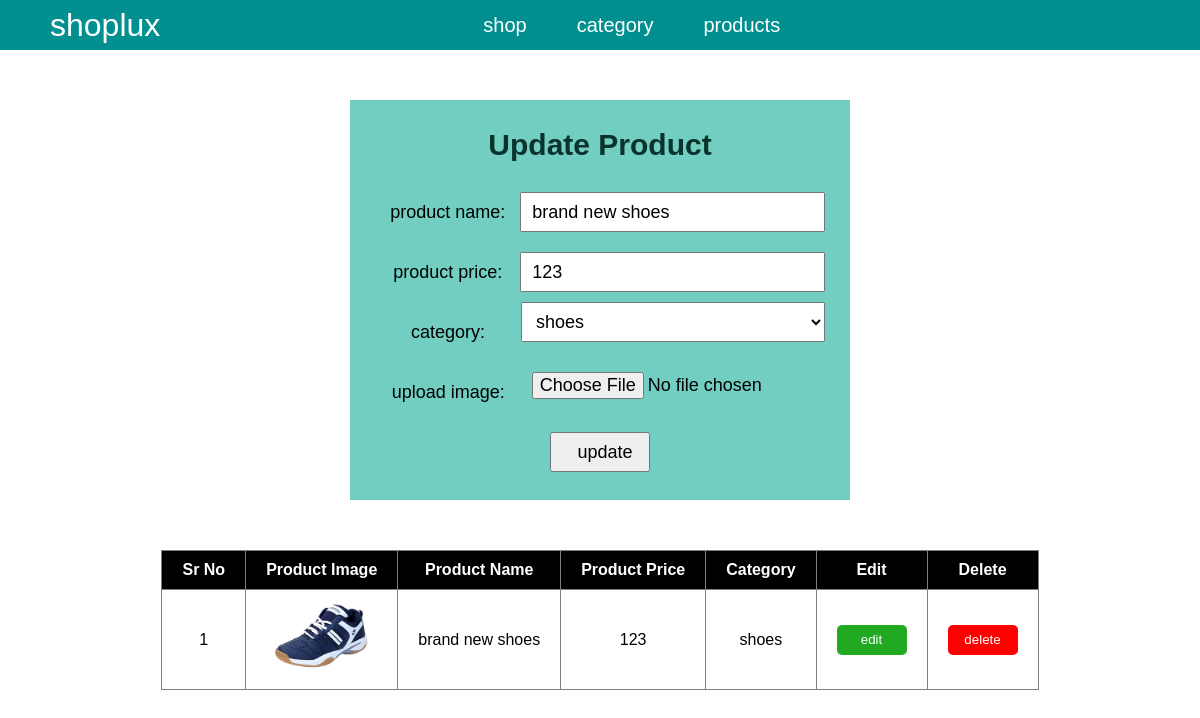
Page /admin/productPage/product.php?pd_id=25 (signed in) on the committed database.
### tables this page shows
CREATE TABLE `product` (
  `pd_id` int(11) NOT NULL,
  `product_name` varchar(50) NOT NULL,
  `product_price` int(50) NOT NULL,
  `user_pd` int(11) NOT NULL,
  `product_category` int(50) NOT NULL,
  `product_img` varchar(50) NOT NULL
);

CREATE TABLE `category` (
  `cate_sr` int(11) NOT NULL,
  `category_name` varchar(20) NOT NULL,
  `no_of_item` int(255) NOT NULL,
  `user_cate` int(11) NOT NULL
);

### admin/productPage/product.php (the view, shortened to what this page needs)
<?php include("../header.php")?>
    <div class="product_cont">
        <div class="add_product">
        <?php
        $user_id = $_SESSION['userid'];
        if(isset($_GET['pd_id']))
        {
            $pd_id = $_GET['pd_id'];
        ?>
        <form action="update_product.php" method="POST" enctype="multipart/form-data">
                <h2>update product</h2>
                <?php
                    include("../config.php");
                    $sql_update = "select * from product join category on product.product_category = category.cate_sr where pd_id = $pd_id";
                    $result_update = mysqli_query($conn,$sql_update);
                    if(mysqli_num_rows($result_update)>0)
                    {
                        while($rows_up = mysqli_fetch_assoc($result_update))
                        {
                            ?>
                <div class="input_field">
                    <label>product name:</label>
                    <input type="text" name="product_name" value="<?php echo $rows_up['product_name'];?>">
                </div>
                <div class="input_field">
                    <label>product price:</label>
                    <input type="text" name="product_price" value="<?php echo $rows_up['product_price'];?>">
                </div>
                <div class="input_field">
                    <label>category:</label>
                    <select name="product_category">
                    <option selected value="<?php echo $rows_up['cate_sr'];?>"><?php echo $rows_up['category_name'];?></option>
                        <?php
                    include("../config.php");
                    $sql_update = "select * from category join users on category.user_cate=users.user_sr where category.user_cate = {$user_id} ";
                    $result_update = mysqli_query($conn,$sql_update);
                            ?>
                    </select>
                </div>
                <div class="input_field">
                    <label>upload image:</label>
                    <input type="file" name="pd_img">
                </div>
                <div class="input_field" id="submit">
                    <input type="submit" name="update_product" value="update">
                </div>
            </form>
            <?php
           }
            }
            }
            ?>
        </div>
        <div class="table_div">
        <table border="1">
            <?php
                include("../config.php");
                $sql_show = "SELECT * FROM product
                        LEFT JOIN category ON product.product_category = category.cate_sr
                        LEFT JOIN users ON product.user_pd = users.user_sr where product.user_pd={$user_id}
                        ";
                $result_show = mysqli_query($conn,$sql_show);
                $i = 1;
                if(mysqli_num_rows($result_show)>0)
                {
                ?>
                <thead>
                    <th>sr no</th>
                    <th>product image</th>
                    <th>product name</th>
                    <th>product price</th>
                    <th>category</th>
                    <th>edit</th>
                    <th>delete</th>
                </thead>
                <tbody>
                    <?php
                    while($rows = mysqli_fetch_assoc($result_show))
                    {
                ?>
                <tr>
                    <td><?php echo $i++ ?></td>
                    <td><img src="product_images/<?php echo $rows['product_img'];?>" alt=""></td>
                    <td><?php echo $rows['product_name'];?></td>
                    <td><?php echo $rows['product_price'];?></td>
                    <td><?php echo $rows['category_name'];?></td>
                    <td><a href="product.php?pd_id=<?php echo $rows['pd_id'];?>"><button id="edit">edit</button></a></td>
                    <td><a href="delete_product.php?pd_id=<?php echo $rows['pd_id'];?>&cate_id=<?php echo $rows['cate_sr'];?>"><button id="delete">delete</button></a></td>
                </tr>
                <?php
                    }
                    ?>
                    </tbody>
                <?php
                    }
                ?>
        </table>
        </div>
    </div>
</body>
</html>

### admin/shopPage/shop2.css (style rules this page uses)
.input_field { width: 80%; height: 50px; margin-bottom: 30px; display: flex; justify-content: center; align-items: center; }
.input_field label { font-size: 20px; width: 20%; text-align: center; }
.input_field input { width: 80%; height: 100%; font-size: 20px; padding-left: 10px; outline: none; }

### admin/productPage/product2.css (style rules this page uses)
.product_cont { padding: 50px 0; width: 100%; display: flex; justify-content: center; align-items: center; flex-direction: column; }
.product_cont .add_product form { width: 500px; height: 400px; background-color: rgb(113, 206, 193); display: flex; justify-content: center; align-items: center; flex-direction: column; padding: 0; }
.product_cont .add_product form h2 { margin-bottom: 30px; margin-top: 20px; font-size: 30px; text-transform: capitalize; color: rgb(10, 51, 46); }
.product_cont .add_product form .input_field ,.product_cont .add_product form .input_field select { width: 90%; height: 40px; margin-bottom: 20px; display: flex; justify-content: center; align-items: center; }
.product_cont .add_product form .input_field label { font-size: 18px; flex: 1; }
.product_cont .add_product form .input_field input, .product_cont .add_product form .input_field select { font-size: 18px; height: 100%; flex: 2; outline: none; padding-left: 10px; }
#submit { width: 100px; text-align: center; cursor: pointer; }
table { margin-top:50px ; border-collapse: collapse; }
table thead { background-color: black; color: white; text-transform: capitalize; }
table tbody tr td:nth-child(2) img { width: 100px; }
td, th { padding: 10px 20px; text-align: center; }
#edit, #delete { width: 70px; height:30px; border-radius: 5px; outline: none; border: none; background-color: rgb(33, 170, 33); cursor: pointer; }
a #edit, a #delete { text-decoration: none; color: white; }
#delete { background-color: rgb(255, 0, 0); }

### admin/header.php (style rules this page uses)
* { margin: 0; padding: 0; box-sizing: border-box; font-family: Arial, Helvetica, sans-serif; }

### rows in the picture
product: product_name "brand new shoes", product_price "123", product_category "shoes", product_img (picture), category.category_name "shoes"
